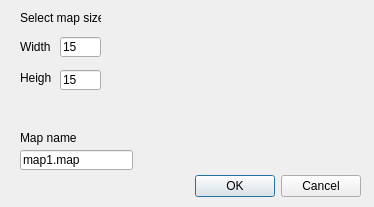
<?xml version="1.0" encoding="UTF-8"?>
<ui version="4.0">
 <class>Dialog</class>
 <widget class="QDialog" name="Dialog">
  <property name="geometry">
   <rect>
    <x>0</x>
    <y>0</y>
    <width>374</width>
    <height>207</height>
   </rect>
  </property>
  <property name="windowTitle">
   <string>New map</string>
  </property>
  <widget class="QDialogButtonBox" name="buttonBox">
   <property name="geometry">
    <rect>
     <x>20</x>
     <y>170</y>
     <width>341</width>
     <height>32</height>
    </rect>
   </property>
   <property name="orientation">
    <enum>Qt::Horizontal</enum>
   </property>
   <property name="standardButtons">
    <set>QDialogButtonBox::Cancel|QDialogButtonBox::Ok</set>
   </property>
  </widget>
  <widget class="QLabel" name="label">
   <property name="geometry">
    <rect>
     <x>20</x>
     <y>10</y>
     <width>81</width>
     <height>16</height>
    </rect>
   </property>
   <property name="text">
    <string>Select map size</string>
   </property>
  </widget>
  <widget class="QLabel" name="label_2">
   <property name="geometry">
    <rect>
     <x>20</x>
     <y>40</y>
     <width>46</width>
     <height>13</height>
    </rect>
   </property>
   <property name="text">
    <string>Width</string>
   </property>
  </widget>
  <widget class="QLineEdit" name="lineEdit">
   <property name="geometry">
    <rect>
     <x>60</x>
     <y>37</y>
     <width>41</width>
     <height>20</height>
    </rect>
   </property>
   <property name="text">
    <string>15</string>
   </property>
  </widget>
  <widget class="QLabel" name="label_3">
   <property name="geometry">
    <rect>
     <x>20</x>
     <y>70</y>
     <width>31</width>
     <height>16</height>
    </rect>
   </property>
   <property name="text">
    <string>Height</string>
   </property>
  </widget>
  <widget class="QLineEdit" name="lineEdit_2">
   <property name="geometry">
    <rect>
     <x>60</x>
     <y>70</y>
     <width>41</width>
     <height>20</height>
    </rect>
   </property>
   <property name="text">
    <string>15</string>
   </property>
  </widget>
  <widget class="QLabel" name="label_4">
   <property name="geometry">
    <rect>
     <x>20</x>
     <y>130</y>
     <width>61</width>
     <height>16</height>
    </rect>
   </property>
   <property name="text">
    <string>Map name</string>
   </property>
  </widget>
  <widget class="QLineEdit" name="lineEdit_3">
   <property name="geometry">
    <rect>
     <x>20</x>
     <y>150</y>
     <width>113</width>
     <height>20</height>
    </rect>
   </property>
   <property name="text">
    <string>map1.map</string>
   </property>
  </widget>
 </widget>
 <resources/>
 <connections>
  <connection>
   <sender>buttonBox</sender>
   <signal>accepted()</signal>
   <receiver>Dialog</receiver>
   <slot>accept()</slot>
   <hints>
    <hint type="sourcelabel">
     <x>248</x>
     <y>254</y>
    </hint>
    <hint type="destinationlabel">
     <x>157</x>
     <y>274</y>
    </hint>
   </hints>
  </connection>
  <connection>
   <sender>buttonBox</sender>
   <signal>rejected()</signal>
   <receiver>Dialog</receiver>
   <slot>reject()</slot>
   <hints>
    <hint type="sourcelabel">
     <x>316</x>
     <y>260</y>
    </hint>
    <hint type="destinationlabel">
     <x>286</x>
     <y>274</y>
    </hint>
   </hints>
  </connection>
 </connections>
</ui>
